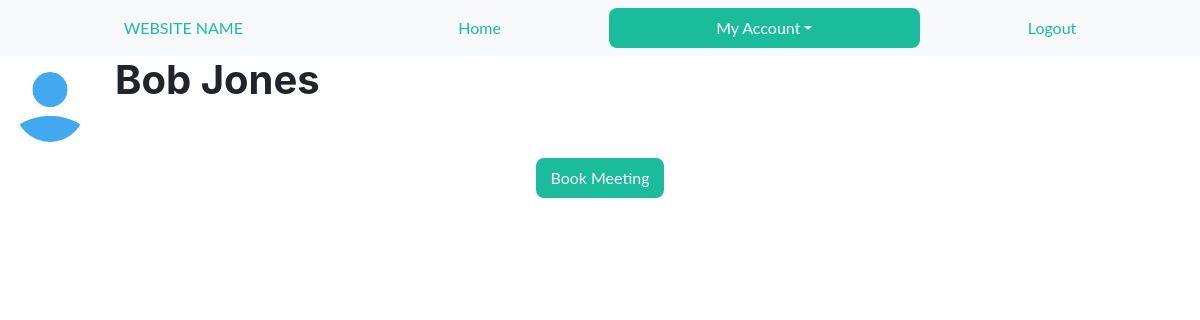
The page /view_paired_profile/ (signed in) on the database as committed earlier.
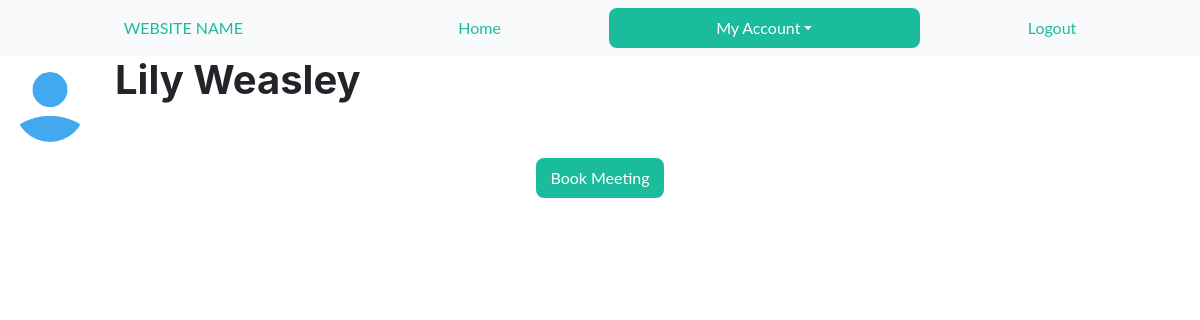
The same page on the database as committed later.
### app/models.py (models this page shows)
class Mentee(db.Model):
    __tablename__ = 'mentee'
    mentee_id = db.Column(db.Integer, autoincrement=True, primary_key=True)
    school_id = db.Column(db.Integer, db.ForeignKey('school.school_id'), nullable=False)
    first_name = db.Column(db.String, nullable=False)
    last_name = db.Column(db.String, nullable=False)
    user_id = db.Column(db.Integer, db.ForeignKey('user.user_id'), nullable=False)
    user = db.relationship("User", backref='mentee')
    paired = db.Column(db.Boolean)

### app/main/routes.py (the view, shortened to what this page needs)
@bp_main.route('/view_paired_profile/')
@login_required
def view_paired_profile():
    user_type = current_user.user_type
    user_id = current_user.user_id
    if user_type == 'mentor':
        mentee = Mentee.query.join(Pair, Pair.mentee_id == Mentee.mentee_id).\
            join(Mentor,Pair.mentor_id == Mentor.mentor_id).filter(Mentor.user_id == user_id).first()
        if not mentee:
            return render_template('pair_me.html', title='Not yet paired :(', pair_with='mentee')
        else:
            return render_template('profiles/mentee_profile.html', mentee=mentee, title='Mentee Profile')

### app/auth/routes.py (called while the page is built)
@login_manager.user_loader
def user_loader(user_id):
    if user_id is not None:
        return User.query.get(user_id)
    return None

### app/templates/profiles/mentee_profile.html (shortened to what this page needs)
{% extends 'profiles/base.html' %}
{% block display_pic %}{{ url_for('static',filename='media/default_user/profile_pic.png') }}{% endblock %}
{% block name%}{{ mentee.first_name.capitalize() }} {{ mentee.last_name.capitalize() }}{% endblock %}
{% block content %}
    <div class="row mt-3">
        <a href="{{ url_for('main.book_meeting', applicant_type='mentor', user_id=current_user.user_id) }}" >
            <input type="button" value="Book Meeting" class="btn btn-primary">
        </a>
    </div>
{% endblock %}

### app/templates/profiles/base.html (shortened to what this page needs)
<!DOCTYPE html>
<html lang="en">
<head>
    <link rel="stylesheet" href="{{ url_for('static', filename='css/freelancer.css')}}">
</head>
<body>
<nav class="navbar navbar-expand-xl nav-pills nav-fill navbar-light bg-light ">
    <div class="flex-fill">
        <ul class="nav nav-pills">
            <li class="nav-item">
                <a class="nav-link" href="{{url_for('main.home')}}">WEBSITE NAME</a>
            </li>
            <li class="nav-item">
                <a class="nav-link" href="{{url_for('main.home')}}">Home</a>
            </li>
            <li class="nav-item dropdown ml-auto">
                {% if title == 'Mentor Profile' or title == 'Mentee Profile' or title == 'My Profile' or title == 'Book Meeting' or title == 'Not yet paired :('%}
                    <a class="nav-link dropdown-toggle active" href="#"  id="navbarDropdown" role="button" data-toggle="dropdown" aria-haspopup="true" aria-expanded="false">
                        My Account</a>
                {% else %}
                    <a class="nav-link dropdown-toggle" href="#"  id="navbarDropdown" role="button" data-toggle="dropdown" aria-haspopup="true" aria-expanded="false">
                        My Account</a>
                {% endif %}
            </li>
            <li class="nav-item">
                <a class="nav-item nav-link " href="{{url_for('auth.logout')}}">Logout</a>
            </li>
        </ul>
    </div>
</nav>
<main role="main" class="container-fluid">
<div class="row">
    <div class="col-1 mt-3">
        <img src="{% block display_pic %}{% endblock %}" class="rounded-circle img-fluid" alt="Profile Picture">
    </div>
    <div class="col-10">
        <h1>{% block name%}{{ name }}{% endblock %}</h1>
    </div>
</div>
    <div class="container vh-70 d-flex mt-6 col justify-content-center">
        {% block content %}
        {% endblock %}
    </div>
</main>
</body>
</html>

Rows that differ between the two databases and show on the page:
changed Mentee: first_name "Bob" → "Lily"; last_name "Jones" → "Weasley"
